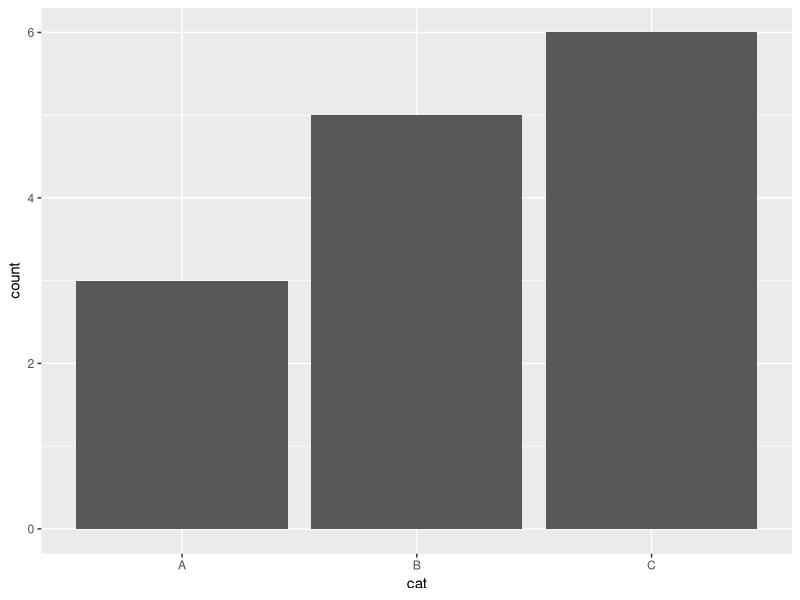
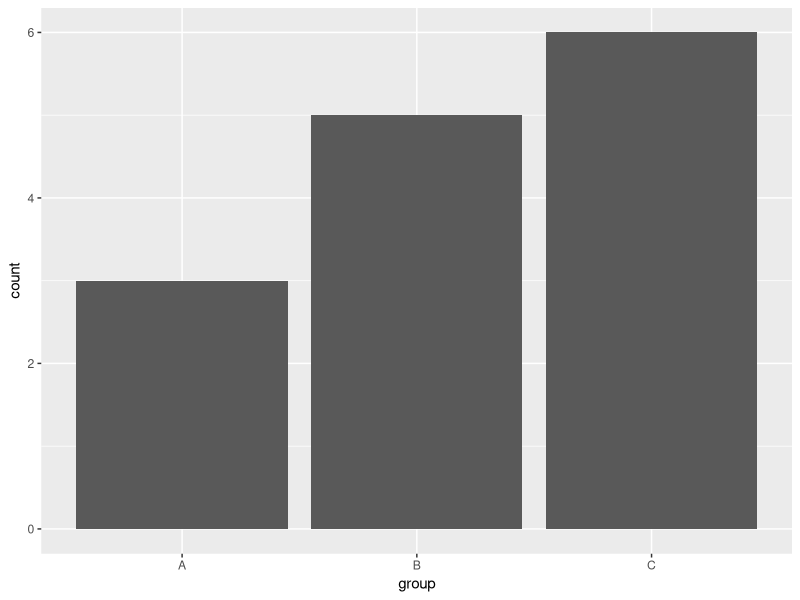
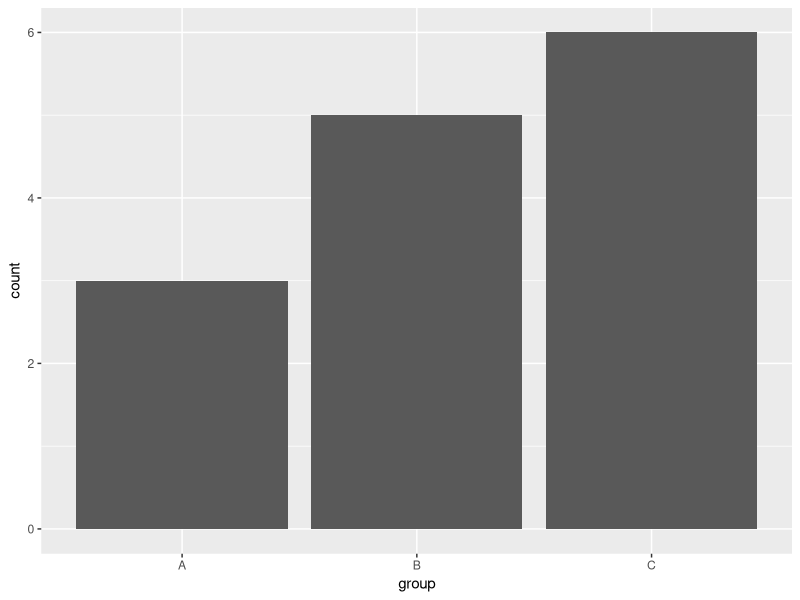
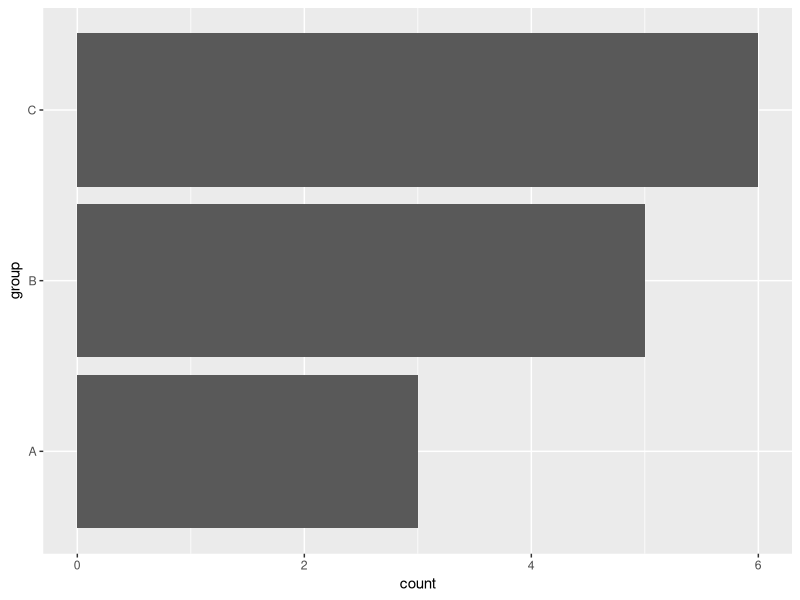
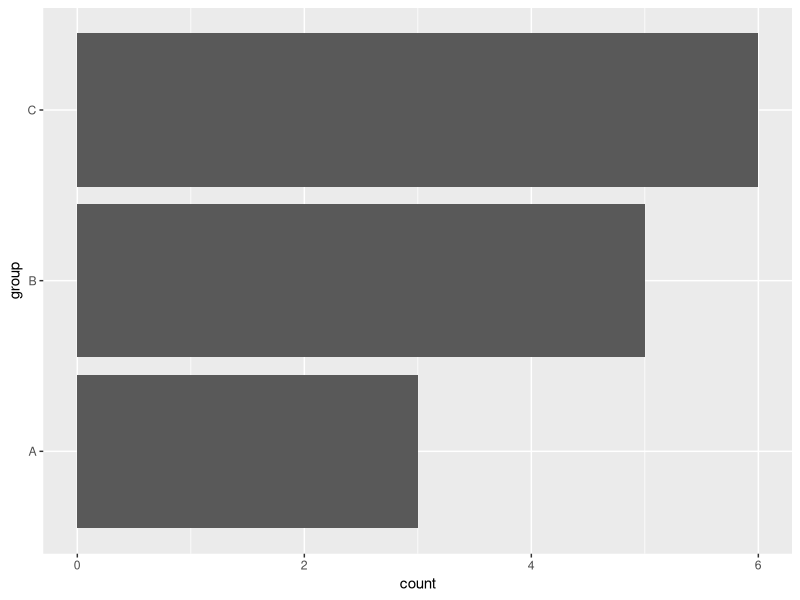
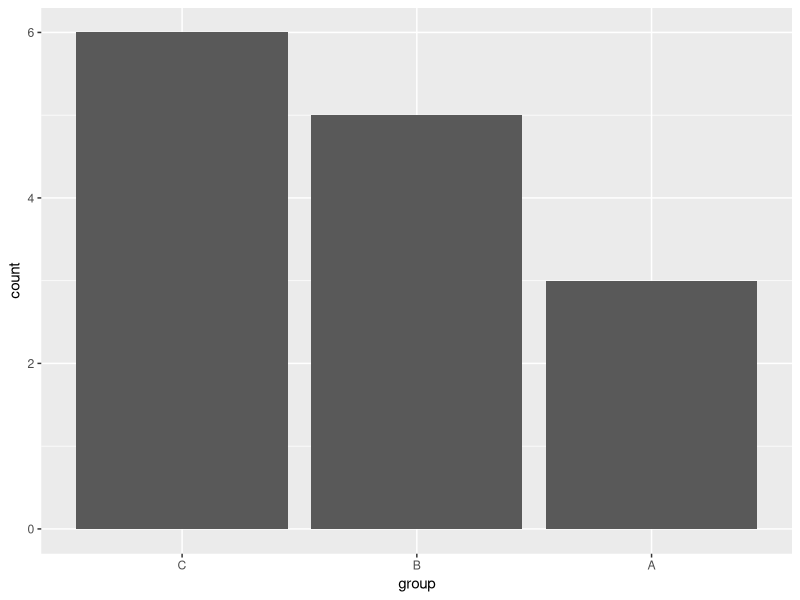
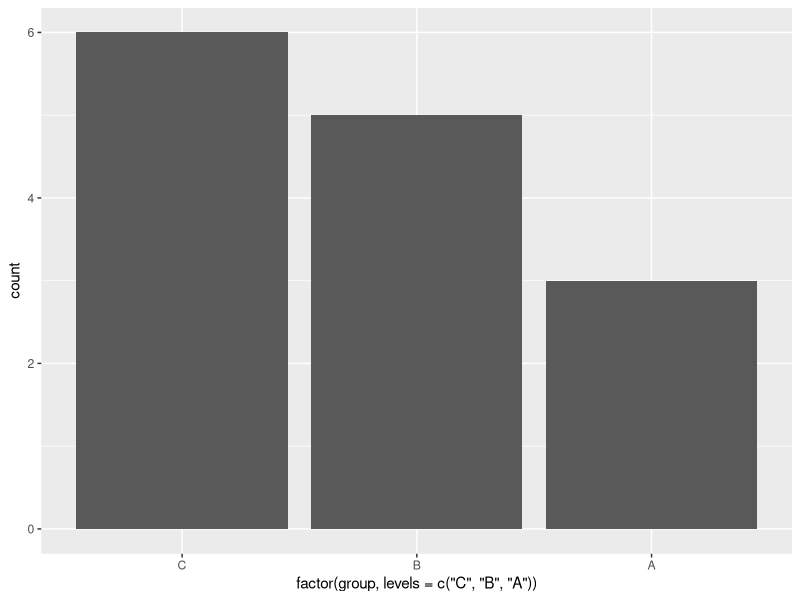
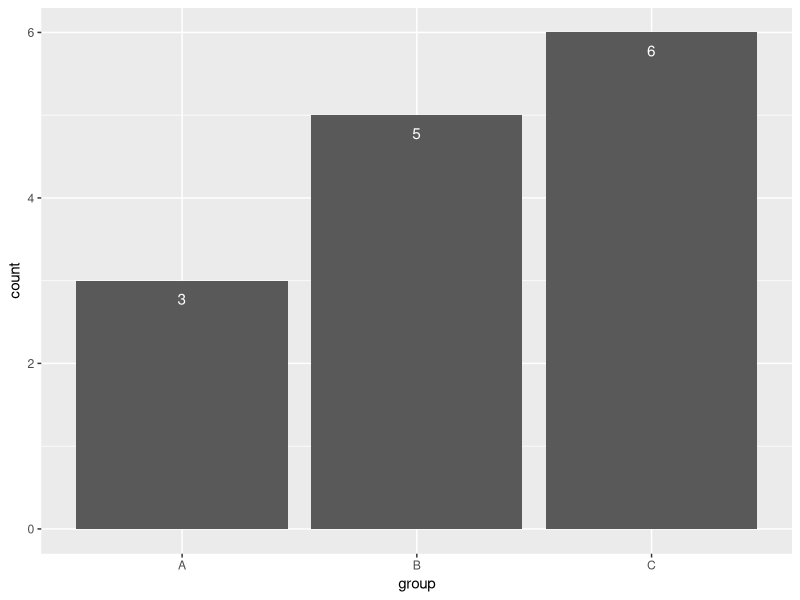

R code for these plots, in order:
library(ggplot2)
        
df <- data.frame(group = c("A", "B", "C"),
                 count = c(3, 5, 6))

# Only categorical data
df2 <- data.frame(cat = c("A", "A", "A", 
                          "B", "B", "B", "B", "B",
                          "C", "C", "C", "C", "C", "C"))

# Bar chart with geom_bar
ggplot(df2, aes(x = cat)) +
  geom_bar()

# geom_bar with stat “identity”
ggplot(df, aes(x = group, y = count)) +
  geom_bar(stat = "identity")

# Bar chart with geom_col
ggplot(df, aes(x = group, y = count)) +
  geom_col()

# Horizontal bar plot

# Option 1: using coord_flip
ggplot(df, aes(x = group, y = count)) +
  geom_bar(stat = "identity") +
  coord_flip()

# Option 2: changing the aes variables order
ggplot(df, aes(x = count, y = group)) +
  geom_bar(stat = "identity")

# Order of the bars of the bar graph
ggplot(df, aes(x = group, y = count)) +
  geom_bar(stat = "identity") +
  scale_x_discrete(limits = c("C", "B", "A"))

# Or changing the levels of the factor variable
ggplot(df, aes(x = factor(group, levels = c("C", "B", "A")), y = count)) +
  geom_bar(stat = "identity")

# Adding labels to the bars

# Labels inside the bars
ggplot(df, aes(x = group, y = count)) +
  geom_bar(stat = "identity") +
  geom_text(aes(label = count), vjust = 2, colour = "white")
# Note that if you data is categorical
# you can show the count for each group with ..count..
ggplot(df2, aes(x = cat)) +
  geom_bar() +
  geom_text(aes(label = ..count..), stat = "count", vjust = 2, colour = "white")

# Labels over the bars
ggplot(df, aes(x = group, y = count)) +
  geom_bar(stat = "identity") +
  geom_text(aes(label = count), vjust = -1, colour = "black") +
  ylim(c(0, 6.5)) # Increase the limits of the Y-axis if needed

# Color customization
# Same color for all bars
ggplot(df, aes(x = group, y = count)) +
  geom_bar(stat = "identity", fill = 4)

# Color by group
ggplot(df, aes(x = group, y = count, fill = group)) +
  geom_bar(stat = "identity")

# Specify a color for each bar
ggplot(df, aes(x = group, y = count, fill = group)) +
  geom_bar(stat = "identity") +
  scale_fill_manual(values = c("#FCFED4", "#CCEDB1", "#41B7C4"))
# Or use a named vector with the group labels
ggplot(df, aes(x = group, y = count, fill = group)) +
  geom_bar(stat = "identity") +
  scale_fill_manual(values = c("A" = "#FCFED4", "B" = "#CCEDB1", "C" = "#41B7C4"))

# Border color
ggplot(df, aes(x = group, y = count)) +
  geom_bar(stat = "identity", 
           color = "lightblue",
           lwd = 2, fill = "white")

# Border color by group
ggplot(df, aes(x = group, y = count, color = group)) +
  geom_bar(stat = "identity", lwd = 2, fill = "white")

# Legend position
ggplot(df, aes(x = group, y = count, fill = group)) +
  geom_bar(stat = "identity") +
  theme(legend.position = "bottom")

# Legend title
ggplot(df, aes(x = group, y = count, fill = group)) +
  geom_bar(stat = "identity") +
  guides(fill = guide_legend(title = "Legend title")) 

# Legend labels
ggplot(df, aes(x = group, y = count, fill = group)) +
  geom_bar(stat = "identity") +
  scale_fill_hue(labels = c("Group A", "Group B", "Group C"))
